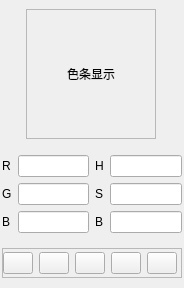
<?xml version="1.0" encoding="UTF-8"?>
<ui version="4.0">
 <class>ColorDisplay</class>
 <widget class="QWidget" name="ColorDisplay">
  <property name="geometry">
   <rect>
    <x>0</x>
    <y>0</y>
    <width>184</width>
    <height>288</height>
   </rect>
  </property>
  <property name="sizePolicy">
   <sizepolicy hsizetype="Fixed" vsizetype="Fixed">
    <horstretch>0</horstretch>
    <verstretch>0</verstretch>
   </sizepolicy>
  </property>
  <property name="minimumSize">
   <size>
    <width>184</width>
    <height>288</height>
   </size>
  </property>
  <property name="maximumSize">
   <size>
    <width>184</width>
    <height>288</height>
   </size>
  </property>
  <property name="windowTitle">
   <string>Form</string>
  </property>
  <layout class="QGridLayout" name="gridLayout_3">
   <property name="leftMargin">
    <number>0</number>
   </property>
   <property name="topMargin">
    <number>0</number>
   </property>
   <property name="rightMargin">
    <number>0</number>
   </property>
   <property name="bottomMargin">
    <number>0</number>
   </property>
   <item row="0" column="0">
    <spacer name="horizontalSpacer_2">
     <property name="orientation">
      <enum>Qt::Horizontal</enum>
     </property>
     <property name="sizeType">
      <enum>QSizePolicy::Fixed</enum>
     </property>
     <property name="sizeHint" stdset="0">
      <size>
       <width>10</width>
       <height>20</height>
      </size>
     </property>
    </spacer>
   </item>
   <item row="0" column="1">
    <widget class="QFrame" name="frameColor">
     <property name="sizePolicy">
      <sizepolicy hsizetype="MinimumExpanding" vsizetype="Fixed">
       <horstretch>0</horstretch>
       <verstretch>0</verstretch>
      </sizepolicy>
     </property>
     <property name="minimumSize">
      <size>
       <width>130</width>
       <height>130</height>
      </size>
     </property>
     <property name="maximumSize">
      <size>
       <width>130</width>
       <height>130</height>
      </size>
     </property>
     <property name="autoFillBackground">
      <bool>true</bool>
     </property>
     <property name="frameShape">
      <enum>QFrame::StyledPanel</enum>
     </property>
     <property name="frameShadow">
      <enum>QFrame::Raised</enum>
     </property>
     <layout class="QHBoxLayout" name="horizontalLayout">
      <item>
       <widget class="QLabel" name="labelColor">
        <property name="sizePolicy">
         <sizepolicy hsizetype="Fixed" vsizetype="Fixed">
          <horstretch>0</horstretch>
          <verstretch>0</verstretch>
         </sizepolicy>
        </property>
        <property name="minimumSize">
         <size>
          <width>100</width>
          <height>100</height>
         </size>
        </property>
        <property name="maximumSize">
         <size>
          <width>100</width>
          <height>100</height>
         </size>
        </property>
        <property name="text">
         <string>色条显示</string>
        </property>
        <property name="alignment">
         <set>Qt::AlignCenter</set>
        </property>
        <property name="margin">
         <number>0</number>
        </property>
       </widget>
      </item>
     </layout>
    </widget>
   </item>
   <item row="0" column="2">
    <spacer name="horizontalSpacer">
     <property name="orientation">
      <enum>Qt::Horizontal</enum>
     </property>
     <property name="sizeType">
      <enum>QSizePolicy::Fixed</enum>
     </property>
     <property name="sizeHint" stdset="0">
      <size>
       <width>10</width>
       <height>20</height>
      </size>
     </property>
    </spacer>
   </item>
   <item row="1" column="1">
    <spacer name="verticalSpacer">
     <property name="orientation">
      <enum>Qt::Vertical</enum>
     </property>
     <property name="sizeType">
      <enum>QSizePolicy::Fixed</enum>
     </property>
     <property name="sizeHint" stdset="0">
      <size>
       <width>20</width>
       <height>1</height>
      </size>
     </property>
    </spacer>
   </item>
   <item row="2" column="0" colspan="3">
    <widget class="QFrame" name="frame_2">
     <property name="sizePolicy">
      <sizepolicy hsizetype="Preferred" vsizetype="Fixed">
       <horstretch>0</horstretch>
       <verstretch>0</verstretch>
      </sizepolicy>
     </property>
     <property name="frameShape">
      <enum>QFrame::NoFrame</enum>
     </property>
     <property name="frameShadow">
      <enum>QFrame::Raised</enum>
     </property>
     <layout class="QHBoxLayout" name="horizontalLayout_2">
      <property name="sizeConstraint">
       <enum>QLayout::SetMinimumSize</enum>
      </property>
      <property name="leftMargin">
       <number>0</number>
      </property>
      <property name="topMargin">
       <number>0</number>
      </property>
      <property name="rightMargin">
       <number>0</number>
      </property>
      <property name="bottomMargin">
       <number>0</number>
      </property>
      <item>
       <widget class="QFrame" name="frame_3">
        <property name="sizePolicy">
         <sizepolicy hsizetype="Preferred" vsizetype="Maximum">
          <horstretch>0</horstretch>
          <verstretch>0</verstretch>
         </sizepolicy>
        </property>
        <property name="frameShape">
         <enum>QFrame::NoFrame</enum>
        </property>
        <property name="frameShadow">
         <enum>QFrame::Raised</enum>
        </property>
        <layout class="QGridLayout" name="gridLayout">
         <property name="leftMargin">
          <number>0</number>
         </property>
         <property name="topMargin">
          <number>0</number>
         </property>
         <property name="rightMargin">
          <number>0</number>
         </property>
         <property name="bottomMargin">
          <number>0</number>
         </property>
         <item row="0" column="1">
          <widget class="QLineEdit" name="textRGB1">
           <property name="enabled">
            <bool>true</bool>
           </property>
           <property name="sizePolicy">
            <sizepolicy hsizetype="Maximum" vsizetype="Fixed">
             <horstretch>0</horstretch>
             <verstretch>0</verstretch>
            </sizepolicy>
           </property>
           <property name="readOnly">
            <bool>true</bool>
           </property>
          </widget>
         </item>
         <item row="2" column="0">
          <widget class="QLabel" name="label_4">
           <property name="sizePolicy">
            <sizepolicy hsizetype="Maximum" vsizetype="Preferred">
             <horstretch>0</horstretch>
             <verstretch>0</verstretch>
            </sizepolicy>
           </property>
           <property name="text">
            <string>B</string>
           </property>
          </widget>
         </item>
         <item row="0" column="0">
          <widget class="QLabel" name="label_2">
           <property name="sizePolicy">
            <sizepolicy hsizetype="Maximum" vsizetype="Preferred">
             <horstretch>0</horstretch>
             <verstretch>0</verstretch>
            </sizepolicy>
           </property>
           <property name="text">
            <string>R</string>
           </property>
          </widget>
         </item>
         <item row="1" column="0">
          <widget class="QLabel" name="label_3">
           <property name="sizePolicy">
            <sizepolicy hsizetype="Maximum" vsizetype="Preferred">
             <horstretch>0</horstretch>
             <verstretch>0</verstretch>
            </sizepolicy>
           </property>
           <property name="text">
            <string>G</string>
           </property>
          </widget>
         </item>
         <item row="2" column="1">
          <widget class="QLineEdit" name="textRGB3">
           <property name="enabled">
            <bool>true</bool>
           </property>
           <property name="sizePolicy">
            <sizepolicy hsizetype="Maximum" vsizetype="Fixed">
             <horstretch>0</horstretch>
             <verstretch>0</verstretch>
            </sizepolicy>
           </property>
           <property name="readOnly">
            <bool>true</bool>
           </property>
          </widget>
         </item>
         <item row="1" column="1">
          <widget class="QLineEdit" name="textRGB2">
           <property name="enabled">
            <bool>true</bool>
           </property>
           <property name="sizePolicy">
            <sizepolicy hsizetype="Maximum" vsizetype="Fixed">
             <horstretch>0</horstretch>
             <verstretch>0</verstretch>
            </sizepolicy>
           </property>
           <property name="readOnly">
            <bool>true</bool>
           </property>
          </widget>
         </item>
        </layout>
       </widget>
      </item>
      <item>
       <widget class="QFrame" name="frame_4">
        <property name="sizePolicy">
         <sizepolicy hsizetype="Preferred" vsizetype="Maximum">
          <horstretch>0</horstretch>
          <verstretch>0</verstretch>
         </sizepolicy>
        </property>
        <property name="frameShape">
         <enum>QFrame::NoFrame</enum>
        </property>
        <property name="frameShadow">
         <enum>QFrame::Raised</enum>
        </property>
        <layout class="QGridLayout" name="gridLayout_2">
         <property name="leftMargin">
          <number>0</number>
         </property>
         <property name="topMargin">
          <number>0</number>
         </property>
         <property name="rightMargin">
          <number>0</number>
         </property>
         <property name="bottomMargin">
          <number>0</number>
         </property>
         <item row="1" column="1">
          <widget class="QLineEdit" name="textHSB2">
           <property name="enabled">
            <bool>true</bool>
           </property>
           <property name="sizePolicy">
            <sizepolicy hsizetype="Maximum" vsizetype="Fixed">
             <horstretch>0</horstretch>
             <verstretch>0</verstretch>
            </sizepolicy>
           </property>
           <property name="readOnly">
            <bool>true</bool>
           </property>
          </widget>
         </item>
         <item row="0" column="1">
          <widget class="QLineEdit" name="textHSB1">
           <property name="enabled">
            <bool>true</bool>
           </property>
           <property name="sizePolicy">
            <sizepolicy hsizetype="Maximum" vsizetype="Fixed">
             <horstretch>0</horstretch>
             <verstretch>0</verstretch>
            </sizepolicy>
           </property>
           <property name="readOnly">
            <bool>true</bool>
           </property>
          </widget>
         </item>
         <item row="1" column="0">
          <widget class="QLabel" name="label_6">
           <property name="sizePolicy">
            <sizepolicy hsizetype="Maximum" vsizetype="Preferred">
             <horstretch>0</horstretch>
             <verstretch>0</verstretch>
            </sizepolicy>
           </property>
           <property name="text">
            <string>S</string>
           </property>
          </widget>
         </item>
         <item row="0" column="0">
          <widget class="QLabel" name="label_5">
           <property name="sizePolicy">
            <sizepolicy hsizetype="Maximum" vsizetype="Preferred">
             <horstretch>0</horstretch>
             <verstretch>0</verstretch>
            </sizepolicy>
           </property>
           <property name="text">
            <string>H</string>
           </property>
          </widget>
         </item>
         <item row="2" column="1">
          <widget class="QLineEdit" name="textHSB3">
           <property name="enabled">
            <bool>true</bool>
           </property>
           <property name="sizePolicy">
            <sizepolicy hsizetype="Maximum" vsizetype="Fixed">
             <horstretch>0</horstretch>
             <verstretch>0</verstretch>
            </sizepolicy>
           </property>
           <property name="readOnly">
            <bool>true</bool>
           </property>
          </widget>
         </item>
         <item row="2" column="0">
          <widget class="QLabel" name="label_7">
           <property name="sizePolicy">
            <sizepolicy hsizetype="Maximum" vsizetype="Preferred">
             <horstretch>0</horstretch>
             <verstretch>0</verstretch>
            </sizepolicy>
           </property>
           <property name="text">
            <string>B</string>
           </property>
          </widget>
         </item>
        </layout>
       </widget>
      </item>
     </layout>
    </widget>
   </item>
   <item row="3" column="0" colspan="3">
    <widget class="QFrame" name="frame">
     <property name="sizePolicy">
      <sizepolicy hsizetype="MinimumExpanding" vsizetype="Fixed">
       <horstretch>0</horstretch>
       <verstretch>0</verstretch>
      </sizepolicy>
     </property>
     <property name="minimumSize">
      <size>
       <width>0</width>
       <height>30</height>
      </size>
     </property>
     <property name="maximumSize">
      <size>
       <width>16777215</width>
       <height>30</height>
      </size>
     </property>
     <property name="frameShape">
      <enum>QFrame::StyledPanel</enum>
     </property>
     <property name="frameShadow">
      <enum>QFrame::Raised</enum>
     </property>
     <layout class="QHBoxLayout" name="horizontalLayout_3">
      <property name="leftMargin">
       <number>0</number>
      </property>
      <property name="topMargin">
       <number>0</number>
      </property>
      <property name="rightMargin">
       <number>0</number>
      </property>
      <property name="bottomMargin">
       <number>0</number>
      </property>
      <item>
       <widget class="QPushButton" name="btnCopyRGB">
        <property name="maximumSize">
         <size>
          <width>30</width>
          <height>16777215</height>
         </size>
        </property>
        <property name="text">
         <string/>
        </property>
        <property name="icon">
         <iconset resource="assets.qrc">
          <normaloff>:/icon/assets/content_copy_black_24dp.svg</normaloff>:/icon/assets/content_copy_black_24dp.svg</iconset>
        </property>
       </widget>
      </item>
      <item>
       <widget class="QPushButton" name="btnEdit">
        <property name="maximumSize">
         <size>
          <width>30</width>
          <height>16777215</height>
         </size>
        </property>
        <property name="text">
         <string/>
        </property>
        <property name="icon">
         <iconset resource="assets.qrc">
          <normaloff>:/icon/assets/edit_black_24dp.svg</normaloff>:/icon/assets/edit_black_24dp.svg</iconset>
        </property>
       </widget>
      </item>
      <item>
       <widget class="QPushButton" name="btnPick">
        <property name="maximumSize">
         <size>
          <width>30</width>
          <height>16777215</height>
         </size>
        </property>
        <property name="text">
         <string/>
        </property>
        <property name="icon">
         <iconset resource="assets.qrc">
          <normaloff>:/icon/assets/colorize_black_24dp.svg</normaloff>:/icon/assets/colorize_black_24dp.svg</iconset>
        </property>
       </widget>
      </item>
      <item>
       <widget class="QPushButton" name="btnCopyHSB">
        <property name="maximumSize">
         <size>
          <width>30</width>
          <height>16777215</height>
         </size>
        </property>
        <property name="text">
         <string/>
        </property>
        <property name="icon">
         <iconset resource="assets.qrc">
          <normaloff>:/icon/assets/content_copy_black_24dp.svg</normaloff>:/icon/assets/content_copy_black_24dp.svg</iconset>
        </property>
       </widget>
      </item>
      <item>
       <widget class="QPushButton" name="btnRemove">
        <property name="maximumSize">
         <size>
          <width>30</width>
          <height>16777215</height>
         </size>
        </property>
        <property name="text">
         <string/>
        </property>
        <property name="icon">
         <iconset resource="assets.qrc">
          <normaloff>:/icon/assets/close_black_24dp.svg</normaloff>:/icon/assets/close_black_24dp.svg</iconset>
        </property>
       </widget>
      </item>
     </layout>
    </widget>
   </item>
  </layout>
 </widget>
 <resources>
  <include location="assets.qrc"/>
 </resources>
 <connections/>
</ui>
